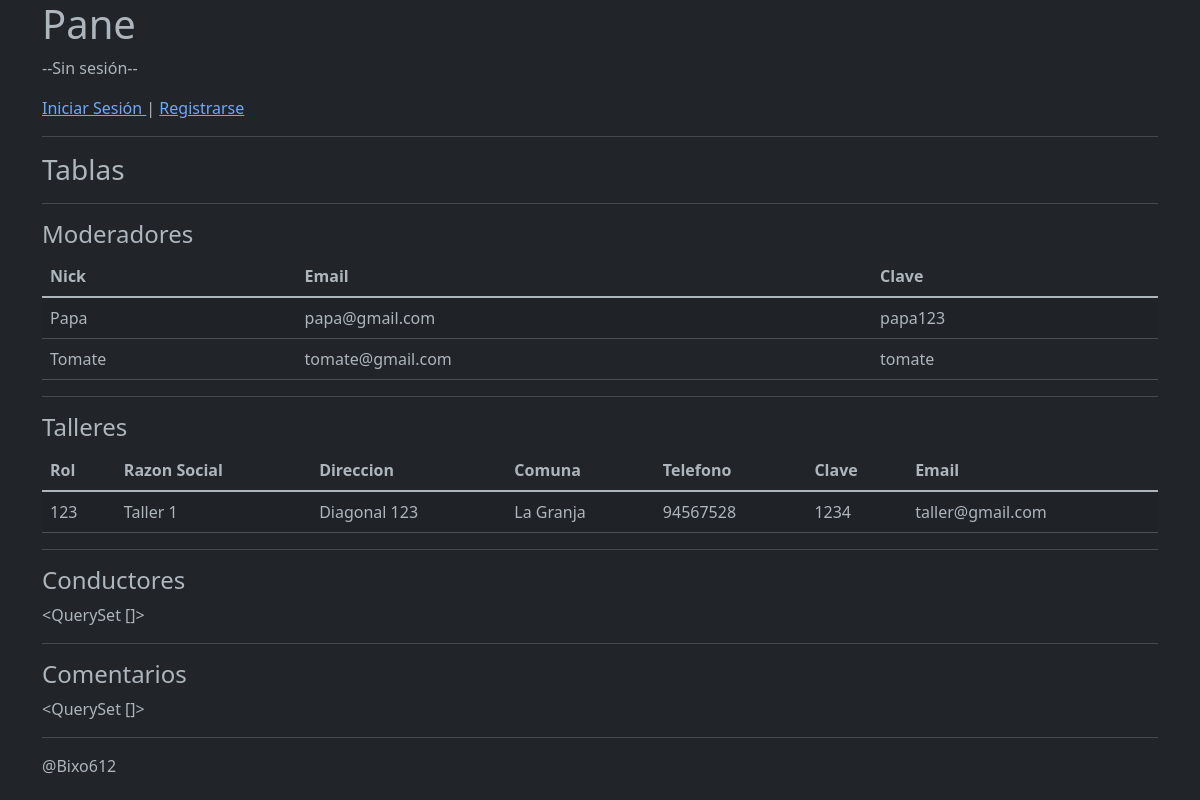
Before: /Tablas with the older database file.
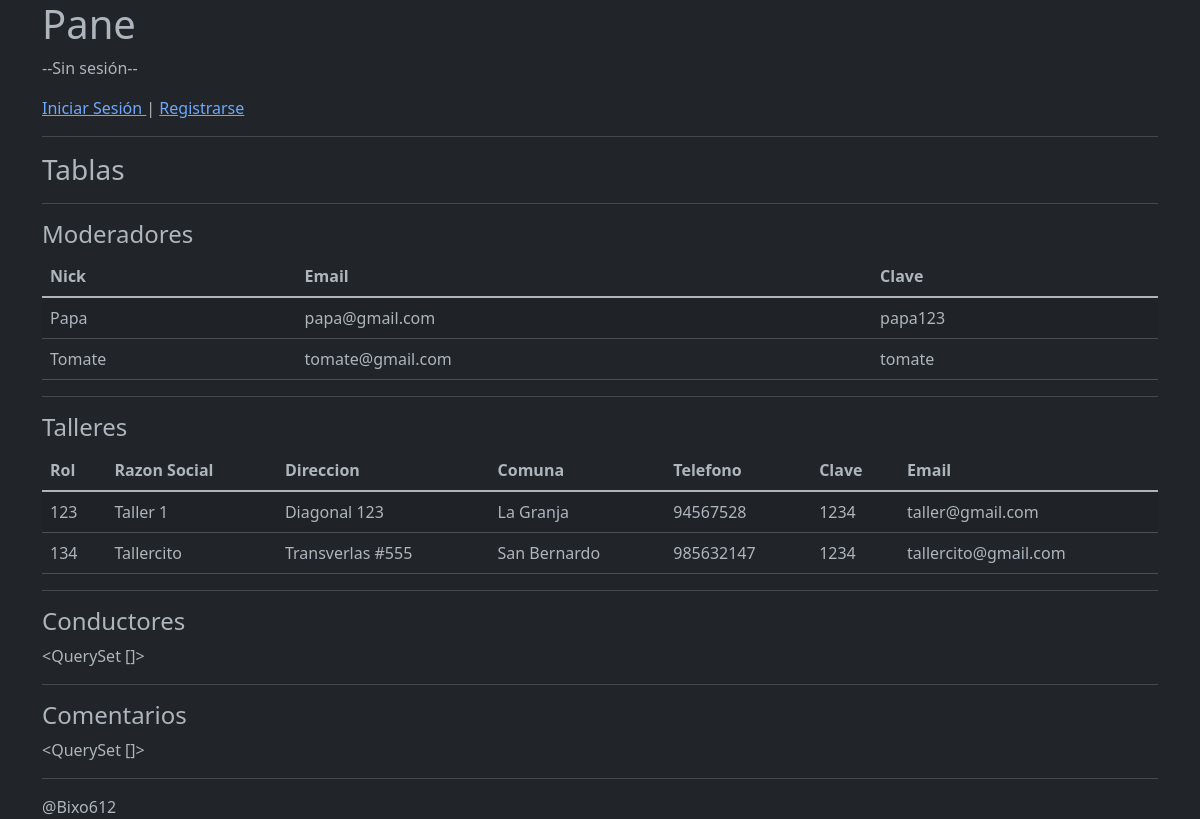
After: the same page with the newer database file.
### Pane/models.py (models this page shows)
class Moderador(models.Model):
    nick    = models.CharField(max_length=100, primary_key=True)
    email   = models.EmailField()
    clave   = models.CharField(max_length=100)

class Taller(models.Model):
    rol             = models.CharField(primary_key=True, max_length=10)
    razon_social    = models.CharField(max_length=100)
    direccion       = models.CharField(max_length=200)
    comuna          = models.CharField(max_length=100)
    telefono        = models.CharField(max_length=20)
    clave           = models.CharField(max_length=100)
    email           = models.EmailField()

### Pane/views.py (the view)
# urls.py: path('Tablas', views.irTablas),
def irTablas(request):
    ta = Taller.objects.all()
    cl = Cliente.objects.all()
    co = Comentario.objects.all()
    mo = Moderador.objects.all()
    return render(request, 'tablas.html', {'ta': ta, 'cl': cl, 'mo': mo, 'co': co})

### Pane/templates/tablas.html (shortened to what this page needs)
{% extends "base.html" %}
{% block body %}
<h3>Tablas</h3>
<hr>
<h4>Moderadores</h4>
<table class="table table-striped">
    <thead>
        <tr>
            <th>Nick</th>
            <th>Email</th>
            <th>Clave</th>
        </tr>
    </thead>
    <tbody class="table-group-divider">
        {% for mo in mo %}
        <tr>
            <td>{{mo.nick}}</td>
            <td>{{mo.email}}</td>
            <td>{{mo.clave}}</td>
        </tr>
        {% endfor %}
    </tbody>
</table>
<hr>
<h4>Talleres</h4>
<table class="table table-striped">
    <thead>
        <tr>
            <th>
                Rol
            </th>
            <th>
                Razon Social
            </th>
            <th>
                Direccion
            </th>
            <th>
                Comuna
            </th>
            <th>
                Telefono
            </th>
            <th>
                Clave
            </th>
            <th>
                Email
            </th>
        </tr>
    </thead>
    <tbody class="table-group-divider">
        {% for ta in ta %}
        <tr>
            <td>{{ta.rol}}</td>
            <td>{{ta.razon_social}}</td>
            <td>{{ta.direccion}}</td>
            <td>{{ta.comuna}}</td>
            <td>{{ta.telefono}}</td>
            <td>{{ta.clave}}</td>
            <td>{{ta.email}}</td>
        </tr>
        {% endfor %}
    </tbody>
</table>
<hr>
<h4>Conductores</h4>
<p>{{cl}}</p>
<hr>
<h4>Comentarios</h4>
<p>{{co}}</p>
{% endblock %}
{% block navegador%}{% include "navegador.html"%}{% endblock %}

### Pane/templates/base.html (shortened to what this page needs)
<!DOCTYPE html>
<html lang="en" data-bs-theme="dark">
<head>
    <link href="https://cdn.jsdelivr.net/npm/bootstrap@5.3.0-alpha2/dist/css/bootstrap.min.css" rel="stylesheet"
>
</head>
<body>
    <div class="container">
        <header>
            <h1>Pane</h1>
            <nav>
                {% block navegador %}
                {% endblock %}
            </nav>
        </header>
        <hr>
        <main>
            {% block body %}
            {% endblock %}
        </main>
        <hr>
        <footer>
            @Bixo612
        </footer>
    </div>
</body>
</html>

### Pane/templates/navegador.html
{% if sesion_activa == 0 %}
<p>--Taller--</p>
<a href="">Cerrar Sesión</a> |
{% elif sesion_activa == 1 %}
<p>--Conductor--</p>
<a href="">Cerrar Sesión</a> |
{% elif sesion_activa == 2 %}
<p>--Administrador--</p>
<a href="">Cerrar Sesión</a> |
{% else %}
<p>--Sin sesión--</p>
<a href="irInicioSesion">Iniciar Sesión </a> |
<a href="irCrearCuenta">Registrarse </a>
{% endif %}

Changed rows visible on the page:
added Taller: rol "134", razon_social "Tallercito", direccion "Transverlas #555", comuna "San Bernardo", telefono "985632147", clave "1234", email "tallercito@gmail.com"
